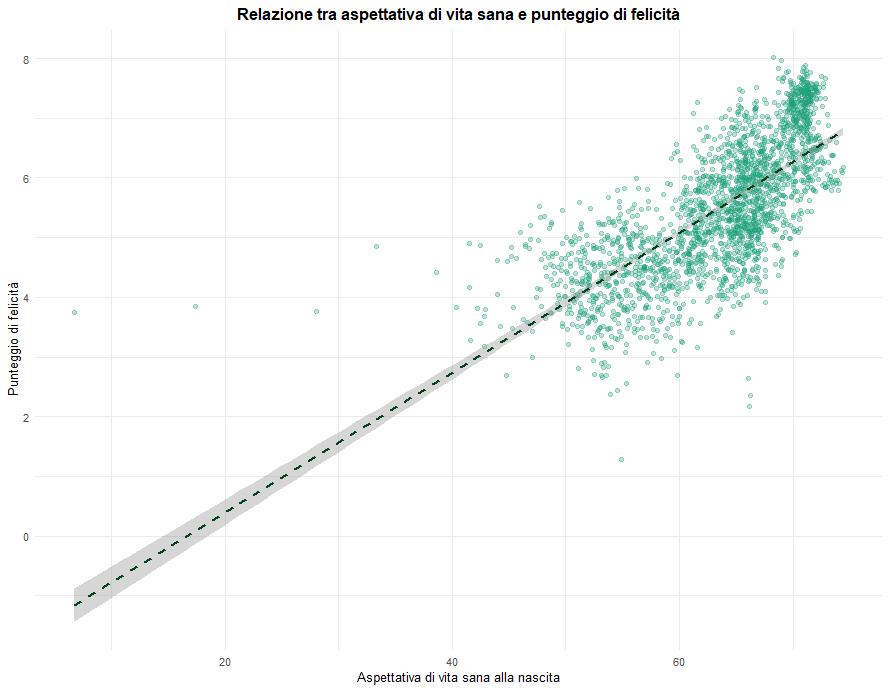

Reproduce this figure in R.
# 1. Caricamento libreria
library(ggplot2)

#creazione dataframe
df <- read.csv(file.choose(), header = TRUE, sep = ",")

# 2. Rimozione dei valori mancanti
df_health <- df[!is.na(df$healthy_life_expectancy_at_birth) & !is.na(df$happiness_score), ]

# 3. Scatterplot con linea di regressione
ggplot(df_health, aes(x = healthy_life_expectancy_at_birth, y = happiness_score)) +
  geom_point(alpha = 0.3, color = "#1b9e77") +
  geom_smooth(method = "lm", se = TRUE, color = "#00441b", linetype = "dashed") +
  labs(title = "Relazione tra aspettativa di vita sana e punteggio di felicità",
       x = "Aspettativa di vita sana alla nascita",
       y = "Punteggio di felicità") +
  theme_minimal(base_size = 10) +
  theme(plot.title = element_text(face = "bold", hjust = 0.5))

# 4. Calcolo della correlazione e modello lineare
cor_health <- cor(df_health$healthy_life_expectancy_at_birth, df_health$happiness_score, use = "complete.obs")
lm_health <- lm(happiness_score ~ healthy_life_expectancy_at_birth, data = df_health)
summary(lm_health)

# 5. Output riassuntivo
cat("Correlazione (Pearson) tra healthy_life_expectancy_at_birth e happiness_score:", round(cor_health, 3), "\n")
cat("Risultati del modello lineare:\n")
print(summary(lm_health))
